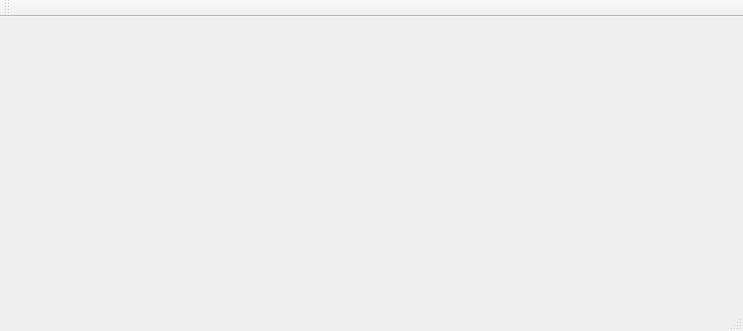
<?xml version="1.0" encoding="UTF-8"?>
<ui version="4.0">
 <class>MainWindow</class>
 <widget class="QMainWindow" name="MainWindow">
  <property name="geometry">
   <rect>
    <x>0</x>
    <y>0</y>
    <width>743</width>
    <height>331</height>
   </rect>
  </property>
  <property name="windowTitle">
   <string>MainWindow</string>
  </property>
  <property name="windowOpacity">
   <double>1.000000000000000</double>
  </property>
  <widget class="QWidget" name="centralWidget"/>
  <widget class="QMenuBar" name="menuBar">
   <property name="geometry">
    <rect>
     <x>0</x>
     <y>0</y>
     <width>743</width>
     <height>22</height>
    </rect>
   </property>
  </widget>
  <widget class="QToolBar" name="mainToolBar">
   <attribute name="toolBarArea">
    <enum>TopToolBarArea</enum>
   </attribute>
   <attribute name="toolBarBreak">
    <bool>false</bool>
   </attribute>
  </widget>
  <widget class="QStatusBar" name="statusBar"/>
 </widget>
 <layoutdefault spacing="6" margin="11"/>
 <resources/>
 <connections/>
</ui>
